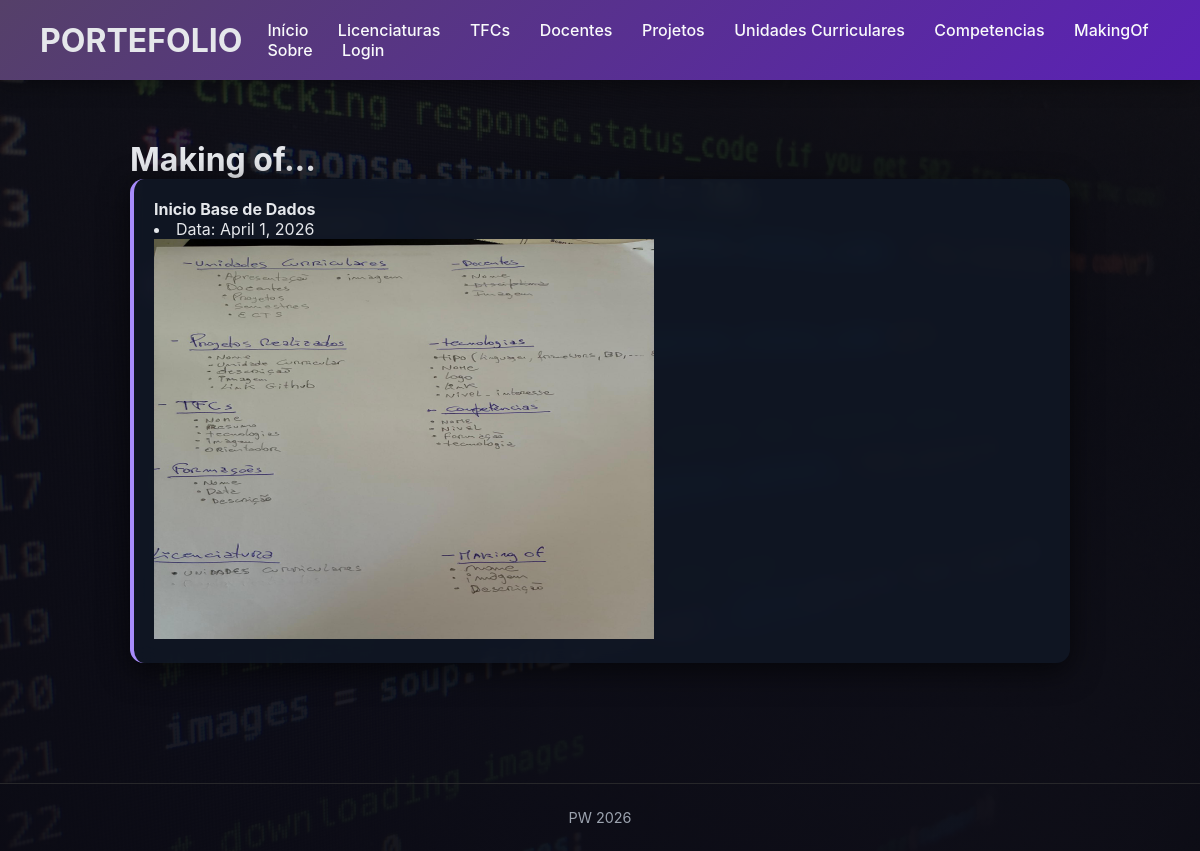
The app's page /makingOf/ with its own data.
### app/models.py (models this page shows, shortened)
class MakingOf(models.Model):
    nome = models.CharField(max_length=200)
    data = models.DateField()
    imagem = models.ImageField(upload_to='app/makingof/', blank=True, null=True)
    descricao = models.TextField()

### app/views.py (the view)
# urls.py: path('makingOf/', views.makingOfs_view, name='makingOfs'),
def makingOfs_view(request):
    makingOfs = MakingOf.objects.all()
    return render(request, 'app/makingOf.html', {'makingOfs': makingOfs})

### app/templates/app/makingOf.html
{% extends 'app/layout.html' %}
{% block content %}
<h1>Making of...</h1>
{% for makingOf in makingOfs %}
        <div class="card">
            <h4>{{ makingOf.nome }}</h4>
                <li>Data: {{ makingOf.data }} </li>
                <img src="{{ makingOf.imagem.url }}" alt="{{ makingOf.nome }}">
        </div>
{% endfor %}
{% endblock %}

### app/templates/app/layout.html (style rules this page uses)
* { margin: 0; padding: 0; box-sizing: border-box; }
body { margin: 0; font-family: 'Inter', 'Segoe UI', sans-serif; color: #e5e7eb; background: linear-gradient(rgba(10,10,20,0.85), rgba(10,10,20,0.95)), url("/static/app/code_banner.avif"); background-size: cover; background-position: center; background-attachment: fixed; }

### records on screen
MakingOf: nome "Inicio Base de Dados", data "April 1, 2026", imagem (picture)
